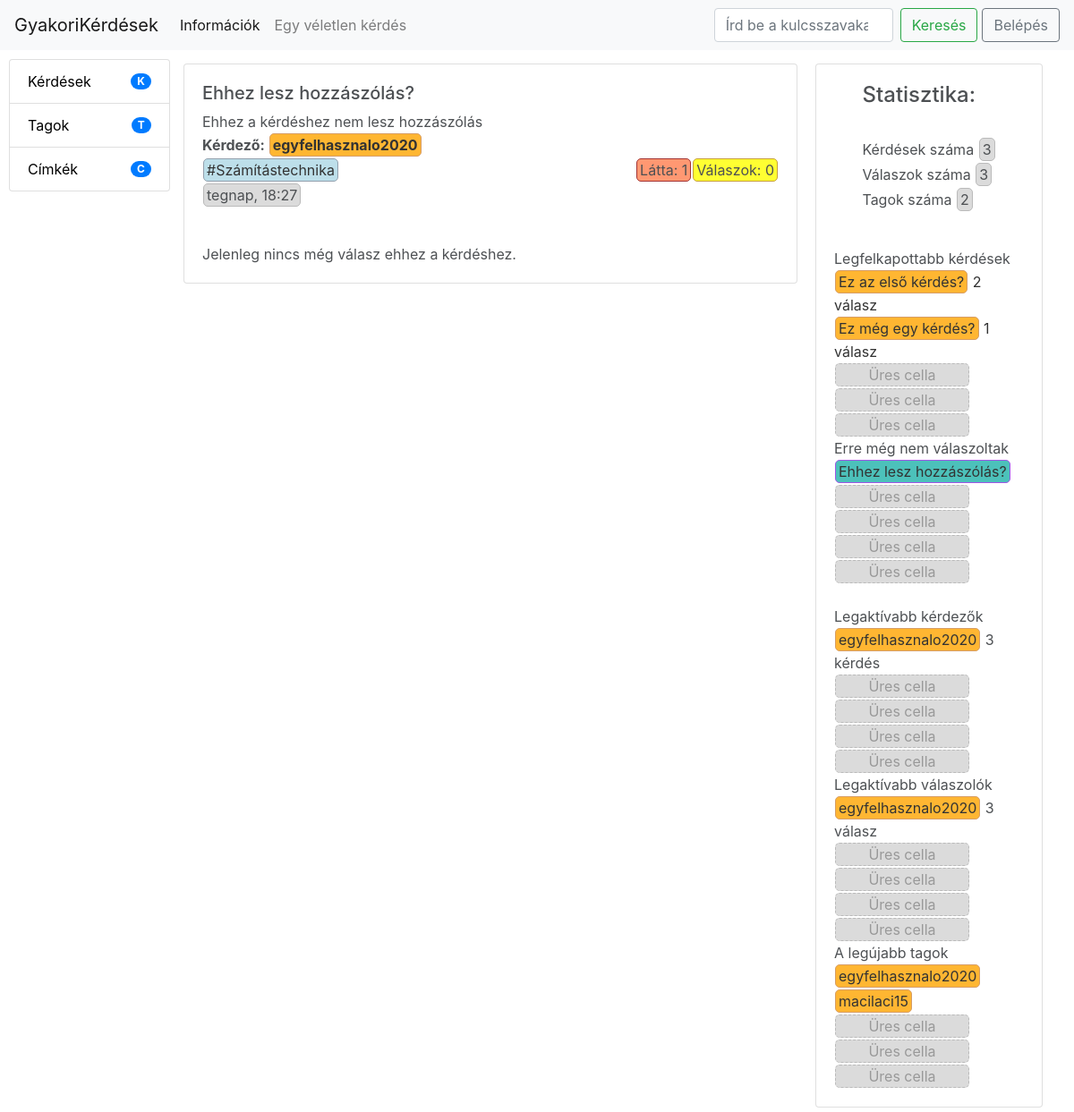
Screenshot of /kerdes/33 with the database file from the repository.
### tables this page shows
CREATE TABLE `kerdesek` (
  `id` int(11) NOT NULL,
  `kerdesrov` varchar(150) DEFAULT NULL,
  `akerdes` varchar(2000) DEFAULT NULL,
  `datum` datetime DEFAULT NULL
);

CREATE TABLE `felhasznalo_kerdes` (
  `felh_id` int(11) DEFAULT NULL,
  `kerdes_id` int(11) DEFAULT NULL
);

CREATE TABLE `felhasznalok` (
  `id` int(11) NOT NULL,
  `felhasznalonev` varchar(50) DEFAULT NULL,
  `email` varchar(100) DEFAULT NULL,
  `jelszo` varchar(250) DEFAULT NULL,
  `regdatum` datetime DEFAULT NULL
);

CREATE TABLE `kerdes_cimke` (
  `kerdes_id` int(11) DEFAULT NULL,
  `cimke_id` int(11) DEFAULT NULL
);

CREATE TABLE `cimkek` (
  `id` int(11) NOT NULL,
  `megnevezes` varchar(50) DEFAULT NULL
);

### iranyito/kontrollerek.php (called while the page is built, shortened)
<?php
function egyKerdesController($params){
    $connection = getConnection();
    $kerdeshezTartozo = adatLeKeres($connection,$params['id']);
    return [
        'kerdes',
        [
            'title' => 'Kerdes',
            'kerdeshezTartozo' => $kerdeshezTartozo
        ]
    ];
}

### iranyito/app.php (called while the page is built, shortened)
<?php
$uri = $_SERVER["REQUEST_URI"] ?? '/';
$cleaned = explode("?", $uri) [0];
list($view, $data) = dispatch($cleaned, 'notFoundController');

### index.php (called while the page is built, shortened)
<?php
    require_once "iranyito/funkciok.php";
    require_once "iranyito/kontrollerek.php";
    require_once "iranyito/app.php";
    require_once "oldalak/gyujto.php";

### oldalak/jobbsav.php (the view)
<div id="jobbsav">
    <div class="card">
    <div class="card-body" style="margin:auto;">
   <h4>Statisztika:</h4> <br>
    Kérdések száma
    <div class="osszesitett" id="statisztikaszam"><?=count(KerdesAdat("",""))?></div> <br>
    Válaszok száma
    <div class="osszesitett" id="statisztikaszam"><?=count(ValaszAdat("",""))?></div> <br>
    Tagok száma
    <div class="osszesitett" id="statisztikaszam"><?=count(FelhasznaloAdat("",""))?></div>
</div>
<div class="card-body">
    Legfelkapottabb kérdések <br>
    <?php
    $legtobbvalaszok = KerdValSzam();
    foreach($legtobbvalaszok as $legtobbvalasz){?>
       <a href="/kerdes/<?=$legtobbvalasz["id"]?>"> <div class="osszesitett" id="felhasznalo" style="max-width:100%;"><?=$legtobbvalasz["kerdrov"]?></div> <?=$legtobbvalasz["szam"]?> válasz</a> <br>
    <?php }
        for($i=0;$i<5-count($legtobbvalaszok);$i++){
    ?>
    <a href="/info"><div class="osszesitett" id="urescella">Üres cella</div></a> <br>
        <?php } ?>
    Erre még nem válaszoltak<br>
    <?php
        $kerdesek = KerdesAdat("","");
        $max5 = 0;
        foreach($kerdesek as $kerdes):
            if(count(KerdesValasz("kerdes",$kerdes["id"]))==0 && $max5<5){?>
             <a href="/kerdes/<?=$kerdes["id"]?>"><div class="osszesitett" id="valasz" style="max-width:100%;"><?=$kerdes["kerdesrov"]?></div></a> <br>
             <?php  $max5++; } endforeach;
             for($i=0;$i<5-$max5;$i++){ ?>
                <a href="/info"><div class="osszesitett" id="urescella">Üres cella</div></a> <br>
        <?php } ?>
    <br>Legaktívabb kérdezők<br>
    <?php
    $legtobbkerdesek = FelhKerdSzam();
    foreach($legtobbkerdesek as $legtobbkerdes){?>
        <div class="osszesitett" id="felhasznalo"><a href="/profil/<?=$legtobbkerdes["felh"]?>"><?=$legtobbkerdes["felh"]?></a></div> <?=$legtobbkerdes["szam"]?> kérdés <br>
    <?php }
    for($i=0;$i<5-count($legtobbkerdesek);$i++){ ?>
    <a href="/info"><div class="osszesitett" id="urescella">Üres cella</div></a> <br>
        <?php } ?>
    Legaktívabb válaszolók<br>
    <?php
    $legtobbkerdesek = FelhValSzam();
    foreach($legtobbkerdesek as $legtobbkerdes){?>
        <div class="osszesitett" id="felhasznalo"><a href="/profil/<?=$legtobbkerdes["felh"]?>"><?=$legtobbkerdes["felh"]?></a></div> <?=$legtobbkerdes["szam"]?> válasz <br>
    <?php }
    for($i=0;$i<5-count($legtobbkerdesek);$i++){ ?>
    <a href="/info"><div class="osszesitett" id="urescella">Üres cella</div></a> <br>
        <?php } ?>
    A legújabb tagok<br>
    <?php
        $tagok = FelhasznaloAdat("","");
        $szamol = 0;
        foreach(array_reverse($tagok) as $tag){
            if($szamol<5){?>
            <div class="osszesitett" id="felhasznalo"><a href="/profil/<?=$tag["felhasznalonev"]?>"><?=$tag["felhasznalonev"]?></a></div>  <br>
            <?php $szamol++;
            }
        }
        if($szamol <5){
        for($i=0;$i<5-$szamol;$i++){?>
            <a href="/info"><div class="osszesitett" id="urescella">Üres cella</div></a> <br>
        <?php } }?>
</div>
</div>
</div>

### oldalak/kerdes.php (shortened to what this page needs)
<?php foreach ($kerdeshezTartozo as $kerdes):?>
<div class="egybe">
  <div class="card">
    <div class="card-body">
      <h5><?=$kerdes['kerdesrov']?></h5>
      <?=$kerdes['akerdes']?>
      <br><b>Kérdező: <div class="osszesitett" id="felhasznalo"><a href="/profil/<?=FelhasznaloAdat("id",FelhasznaloKerdes("kerdes",$kerdes["id"])[0]["felh_id"])[0]["felhasznalonev"]?>">
          <?=FelhasznaloAdat("id",FelhasznaloKerdes("kerdes",$kerdes["id"])[0]["felh_id"])[0]["felhasznalonev"]?></a></div>
      </b>
      <br>
      <?php $kapcimke = KerdesCimke("kerdes",$kerdes['id']);
                        foreach($kapcimke as $cimke){
                          $megkCimke = CimkeAdat("id",$cimke['cimke_id']);
                          echo '<div class="osszesitett" id="cimke"><a href="/cimke/'. $megkCimke[0]['megnevezes'] .'">#' . $megkCimke[0]['megnevezes'] . '</a></div>';
                        }?>
      <div class="osszesitett float-right" id="valaszok">Válaszok: <?=ValaszSzam($kerdes['id'])?></div>
      <div class="osszesitett float-right" id="latta">Látta: <?=count(KerdesLatta("kerdes",$kerdes["id"]))?></div>
      <br><div class="osszesitett" id="datum"><?=DatumAtalakit($kerdes['datum'])?></div>
    </div>
    <div class="card-body">
      <?php
      $KerdeshezValasz = KerdeshezValasz($kerdes['id']);
      if(count($KerdeshezValasz)<1)echo "Jelenleg nincs még válasz ehhez a kérdéshez.";
          ?>
    </div>
  </div>
</div>
<?php endforeach ?>

### iranyito/funkciok.php (shortened to what this page needs)
<?php
function getConnection(){
    global $config;
    $connection = mysqli_connect($config['db_host'], $config['db_user'], $config['db_pass'], $config['db_name']);
    mysqli_set_charset($connection,"utf8");
    return $connection;
}
function dispatch($actualRoute, $notFound) {
    global $routes;
    $method = $_SERVER["REQUEST_METHOD"];
    if (key_exists($method, $routes)) {
        foreach ($routes[$method] as $route => $callable) {
            $route = "%^$route$%";
            if (preg_match($route, $actualRoute, $matches)) {
                return $callable($matches);
            }
        }
    }
    return $notFound();
}
function adatLeKeres($connection, $parameter_id){
    $query = "SELECT * FROM kerdesek WHERE id = ?";
    if ($statment = mysqli_prepare($connection, $query)) {
        mysqli_stmt_bind_param($statment, "i", $parameter_id);
        mysqli_stmt_execute($statment);
        $result = mysqli_stmt_get_result($statment);
        return mysqli_fetch_all($result, MYSQLI_ASSOC);
    } else {
        logMessage("ERROR", 'Query error: ' . mysqli_error($connection));
        errorPage();
    }
}
function VeletlenSzam(){
    $veletlenSorSzam = array_rand(KerdesAdat("",""), 1);
    $veletlenSzam = KerdesAdat("","")[$veletlenSorSzam]["id"];
    return $veletlenSzam;
}
function KerdesCimke($mit,$mi){
    $connection = getConnection();
    if($mit == "kerdes")
    $query = "SELECT * FROM kerdes_cimke WHERE kerdes_id = ?";
   if ($statment = mysqli_prepare($connection, $query)) {
       if($mit != "" && $mit != "")mysqli_stmt_bind_param($statment, "i", $mi);
       mysqli_stmt_execute($statment);
       $result = mysqli_stmt_get_result($statment);
        return mysqli_fetch_all($result, MYSQLI_ASSOC);
   } else {
       logMessage("ERROR", 'Query error: ' . mysqli_error($connection));
       errorPage();
   }
}
function ValaszSzam($id){
 $connection = getConnection();
 $query = "SELECT * FROM kerdes_valasz WHERE kerdes_id = ?";
    if ($statment = mysqli_prepare($connection, $query)) {
        mysqli_stmt_bind_param($statment, "i", $id);
        mysqli_stmt_execute($statment);
        $result = mysqli_stmt_get_result($statment);
        $valaszok = mysqli_fetch_all($result, MYSQLI_ASSOC);
    } else {
        logMessage("ERROR", 'Query error: ' . mysqli_error($connection));
        errorPage();
    }
    $szamol = 0;
    return $szamol;
}
function KerdeshezValasz($id){
    $connection = getConnection();
    $query = "SELECT * FROM kerdes_valasz WHERE kerdes_id = ?";
       if ($statment = mysqli_prepare($connection, $query)) {
           mysqli_stmt_bind_param($statment, "i", $id);
           mysqli_stmt_execute($statment);
           $result = mysqli_stmt_get_result($statment);
           return mysqli_fetch_all($result, MYSQLI_ASSOC);
       } else {
           logMessage("ERROR", 'Query error: ' . mysqli_error($connection));
           errorPage();
       }
}
function FelhasznaloKerdes($mit, $mi){
    $connection = getConnection();
    if($mit == "kerdes")
    $query = "SELECT * FROM felhasznalo_kerdes WHERE kerdes_id = ?";
       if ($statment = mysqli_prepare($connection, $query)) {
            if($mit != "" && $mi != "")mysqli_stmt_bind_param($statment, "i", $mi);
            mysqli_stmt_execute($statment);
           $result = mysqli_stmt_get_result($statment);
           return mysqli_fetch_all($result, MYSQLI_ASSOC);
       } else {
           logMessage("ERROR", 'Query error: ' . mysqli_error($connection));
           errorPage();
       }
}
function KerdesValasz($mit, $mi){
    $connection = getConnection();
    if($mit == "kerdes")
    $query = "SELECT * FROM kerdes_valasz WHERE kerdes_id = ?";
       if ($statment = mysqli_prepare($connection, $query)) {
            if($mit != "" && $mi != "")mysqli_stmt_bind_param($statment, "i", $mi);
            mysqli_stmt_execute($statment);
           $result = mysqli_stmt_get_result($statment);
           return mysqli_fetch_all($result, MYSQLI_ASSOC);
       } else {
           logMessage("ERROR", 'Query error: ' . mysqli_error($connection));
           errorPage();
       }
}
function KerdesLatta($mit, $mi){
    $connection = getConnection();
    if($mit == "kerdes")
    $query = "SELECT * FROM kerdes_latta WHERE kerdes_id = ?";
       if ($statment = mysqli_prepare($connection, $query)) {
            if($mit != "" && $mi != "")mysqli_stmt_bind_param($statment, "i", $mi);
            mysqli_stmt_execute($statment);
           $result = mysqli_stmt_get_result($statment);
           return mysqli_fetch_all($result, MYSQLI_ASSOC);
       } else {
           logMessage("ERROR", 'Query error: ' . mysqli_error($connection));
           errorPage();
       }
}
function FelhasznaloAdat($mit, $mi){
    $connection = getConnection();
    if($mit == "id")
    $query = "SELECT * FROM felhasznalok WHERE id = ?";
    if($mit == "")
    $query = "SELECT * FROM felhasznalok";
       if ($statment = mysqli_prepare($connection, $query)) {
            if($mit == "id")mysqli_stmt_bind_param($statment, "i", $mi);
            mysqli_stmt_execute($statment);
           $result = mysqli_stmt_get_result($statment);
           return mysqli_fetch_all($result, MYSQLI_ASSOC);
       } else {
           logMessage("ERROR", 'Query error: ' . mysqli_error($connection));
           errorPage();
       }
}
function KerdesAdat($mit, $mi){
    $connection = getConnection();
    if($mit == "")
    $query = "SELECT * FROM kerdesek";
       if ($statment = mysqli_prepare($connection, $query)) {
            mysqli_stmt_execute($statment);
           $result = mysqli_stmt_get_result($statment);
           return mysqli_fetch_all($result, MYSQLI_ASSOC);
       } else {
           logMessage("ERROR", 'Query error: ' . mysqli_error($connection));
           errorPage();
       }
}
function ValaszAdat($mit, $mi){
    $connection = getConnection();
    if($mit == "")
    $query = "SELECT * FROM valaszok";
           if ($statment = mysqli_prepare($connection, $query)) {
                mysqli_stmt_execute($statment);
               $result = mysqli_stmt_get_result($statment);
               return mysqli_fetch_all($result, MYSQLI_ASSOC);
           } else {
               logMessage("ERROR", 'Query error: ' . mysqli_error($connection));
               errorPage();
           }
}
function CimkeAdat($mit,$mi){
    $connection = getConnection();
    if($mit == "id")
    $query = "SELECT * FROM cimkek WHERE id = ?";
       if ($statment = mysqli_prepare($connection, $query)) {
            if($mit == "id")mysqli_stmt_bind_param($statment, "i", $mi);
            mysqli_stmt_execute($statment);
           $result = mysqli_stmt_get_result($statment);
           return mysqli_fetch_all($result, MYSQLI_ASSOC);
       } else {
           logMessage("ERROR", 'Query error: ' . mysqli_error($connection));
           errorPage();
       }
}
function FelhKerdSzam(){
    $connection = getConnection();
    $query = "SELECT count(fk.felh_id) as szam, f.felhasznalonev as felh FROM felhasznalok f
              INNER JOIN felhasznalo_kerdes fk ON f.id = fk.felh_id
              GROUP BY fk.felh_id LIMIT 5";
    if ($statment = mysqli_prepare($connection, $query)) {
         mysqli_stmt_execute($statment);
        $result = mysqli_stmt_get_result($statment);
        return mysqli_fetch_all($result, MYSQLI_ASSOC);
    } else {
        logMessage("ERROR", 'Query error: ' . mysqli_error($connection));
        errorPage();
    }
}
function FelhValSzam(){
    $connection = getConnection();
    $query = "SELECT count(fv.felh_id) as szam, f.felhasznalonev as felh FROM felhasznalok f
              INNER JOIN felhasznalo_valasz fv ON f.id = fv.felh_id
              GROUP BY fv.felh_id LIMIT 5";
    if ($statment = mysqli_prepare($connection, $query)) {
         mysqli_stmt_execute($statment);
        $result = mysqli_stmt_get_result($statment);
        return mysqli_fetch_all($result, MYSQLI_ASSOC);
    } else {
        logMessage("ERROR", 'Query error: ' . mysqli_error($connection));
        errorPage();
    }
}
function KerdValSzam(){
    $connection = getConnection();
    $query = "SELECT count(kv.kerdes_id) as szam, k.kerdesrov as kerdrov, k.id as id FROM kerdesek k
              INNER JOIN kerdes_valasz kv ON k.id = kv.kerdes_id
              GROUP BY kv.kerdes_id LIMIT 5";
    if ($statment = mysqli_prepare($connection, $query)) {
         mysqli_stmt_execute($statment);
        $result = mysqli_stmt_get_result($statment);
        return mysqli_fetch_all($result, MYSQLI_ASSOC);
    } else {
        logMessage("ERROR", 'Query error: ' . mysqli_error($connection));
        errorPage();
    }
}
function DatumAtalakit($date){
    $honaptomb = array("január","február","március","április","május","június","július","augusztus","szeptember","október","november","december");
    $date = strtotime($date);
    $akkorimasodperc = date('Y', $date)*365*24*60*60+date('m', $date)*30*24*60*60+date('d', $date)*24*60*60+date('H', $date)*60*60+date('i', $date)*60+date('s', $date)*1;
    $mostmasodperc = date('Y')*365*24*60*60+date('m')*30*24*60*60+date('d')*24*60*60+date('H')*60*60+date('i')*60+date('s')*1;
    $kulonbsegperc = ($mostmasodperc - $akkorimasodperc)/60;
    if(date('Y',$date) != date('Y')) echo date('Y. m. d., H:i',$date);
    elseif($kulonbsegperc < 1) echo "kevesebb, mint 1perce";
    elseif($kulonbsegperc < 60) echo (int)$kulonbsegperc . " perce";
    elseif($kulonbsegperc < 300) echo "kevesebb, mint " . ((int)($kulonbsegperc/60+1)) . " órája";
    elseif(date('m',$date) == date('m')){
        if(date('d',$date) == date('d')) echo ((int)($kulonbsegperc/60+1)) . " órája";
        elseif(date('d',$date)+1 == date('d')) echo "tegnap, " . date(' H:i',$date);
        else echo $honaptomb[(int)(date('m',$date))-1] . " " . (int)(date(' d',$date)) .  date('., H:i',$date);
    }
    elseif(date('Y',$date) == date('Y')) echo $honaptomb[(int)(date('m',$date))-1] . " " . (int)(date(' d',$date)) .  date('., H:i',$date);
}

### rows the page displays
kerdesek: kerdesrov "Ehhez lesz hozzászólás?", akerdes "Ehhez a kérdéshez nem lesz hozzászólás", id.felhasznalonev "egyfelhasznalo2020", id "0", count(KerdesLatta("kerdes",$kerdes["id"])) "1", datum "18:27"
kerdes_cimke: cimke_id.megnevezes "Számítástechnika"
kerdesek: kerdesrov "Ez az első kérdés?", szam "2"
kerdesek: kerdesrov "Ez még egy kérdés?", szam "1"
felhasznalok: felhasznalonev "egyfelhasznalo2020"
felhasznalok: felhasznalonev "macilaci15"

### other values shown
$menusav[0] "Belépés"
$balsav[$i] "Kérdések K Tagok T Címkék C"
count(KerdesAdat("","")) "3"
count(ValaszAdat("","")) "3"
count(FelhasznaloAdat("","")) "2"
$legtobbkerdes["felh"] "egyfelhasznalo2020"
$legtobbkerdes["szam"] "3"
